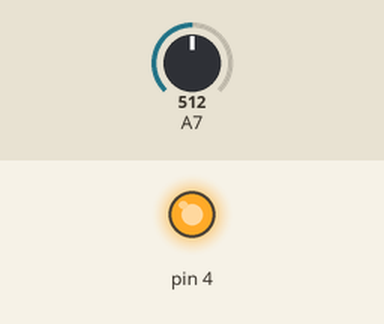
Simulated run of this sketch. Board: Arduino Uno, built with avr-gcc and run on an emulated ATmega328P. Shown: output pins drawn as LEDs (lit = HIGH). The test bench sets the inputs (shaded band); at power-on: A7 = 512.

Above: at 1.2 s.
1.3 s: A7 set to 710
2.8 s: A7 set to 727
At 4.0 s:
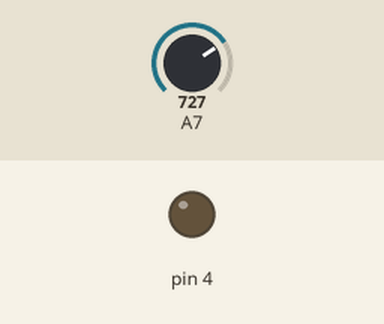
4.3 s: A7 set to 716
At 5.2 s:
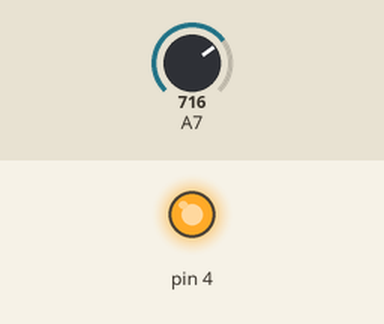
5.8 s: A7 set to 900
At 6.3 s:
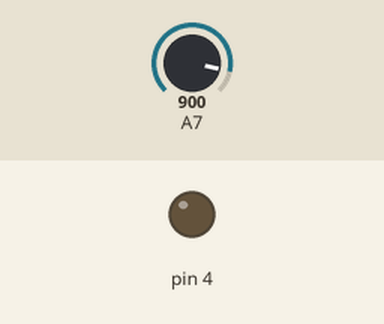
Timing chart, 0 to 8.3 s (numbered marks = the images above; inputs shaded):
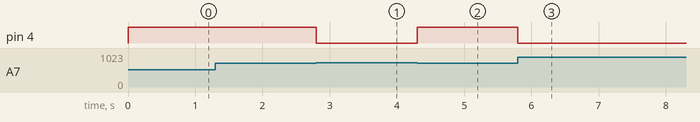

Measured:
- the behaviour switches between 719 and 720 on A7 (found by bisection; images 0 and 1)
- after the input at 1.3 s, every drawn part: stays the same
- after the input at 2.8 s, pin 4: HIGH → LOW at once
- after the input at 4.3 s, pin 4: LOW → HIGH at once
- after the input at 5.8 s, pin 4: HIGH → LOW at once

The sketch:

sketch_sep09a.ino
```cpp
unsigned int lightSensor;
int criticalLightVal = 720;

void setup() {
  Serial.begin(9600);
  pinMode(4, OUTPUT);
}

void loop() {
  lightSensor = analogRead(7);

  if (lightSensor < criticalLightVal){
    digitalWrite(4, HIGH);
  }else{
    digitalWrite(4, LOW);
  }
}
```
